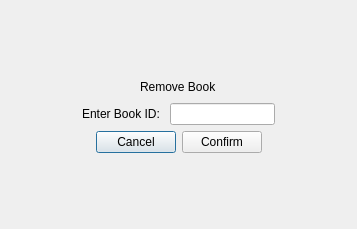
<?xml version="1.0" encoding="UTF-8"?>
<ui version="4.0">
 <class>RemoveBook</class>
 <widget class="QDialog" name="RemoveBook">
  <property name="geometry">
   <rect>
    <x>0</x>
    <y>0</y>
    <width>357</width>
    <height>229</height>
   </rect>
  </property>
  <property name="windowTitle">
   <string>Dialog</string>
  </property>
  <layout class="QVBoxLayout" name="verticalLayout_3">
   <item>
    <layout class="QVBoxLayout" name="verticalLayout_2">
     <item>
      <spacer name="verticalSpacer">
       <property name="orientation">
        <enum>Qt::Orientation::Vertical</enum>
       </property>
       <property name="sizeHint" stdset="0">
        <size>
         <width>20</width>
         <height>40</height>
        </size>
       </property>
      </spacer>
     </item>
    </layout>
   </item>
   <item>
    <layout class="QHBoxLayout" name="horizontalLayout">
     <item>
      <spacer name="horizontalSpacer">
       <property name="orientation">
        <enum>Qt::Orientation::Horizontal</enum>
       </property>
       <property name="sizeHint" stdset="0">
        <size>
         <width>40</width>
         <height>20</height>
        </size>
       </property>
      </spacer>
     </item>
     <item>
      <widget class="QLabel" name="label">
       <property name="styleSheet">
        <string notr="true">font: 700 italic 24pt &quot;Segoe UI&quot;;</string>
       </property>
       <property name="text">
        <string>Remove Book</string>
       </property>
      </widget>
     </item>
     <item>
      <spacer name="horizontalSpacer_2">
       <property name="orientation">
        <enum>Qt::Orientation::Horizontal</enum>
       </property>
       <property name="sizeHint" stdset="0">
        <size>
         <width>40</width>
         <height>20</height>
        </size>
       </property>
      </spacer>
     </item>
    </layout>
   </item>
   <item>
    <layout class="QHBoxLayout" name="horizontalLayout_4">
     <item>
      <spacer name="horizontalSpacer_7">
       <property name="orientation">
        <enum>Qt::Orientation::Horizontal</enum>
       </property>
       <property name="sizeHint" stdset="0">
        <size>
         <width>40</width>
         <height>20</height>
        </size>
       </property>
      </spacer>
     </item>
     <item>
      <layout class="QVBoxLayout" name="verticalLayout">
       <item>
        <layout class="QHBoxLayout" name="horizontalLayout_2">
         <item>
          <spacer name="horizontalSpacer_3">
           <property name="orientation">
            <enum>Qt::Orientation::Horizontal</enum>
           </property>
           <property name="sizeHint" stdset="0">
            <size>
             <width>40</width>
             <height>20</height>
            </size>
           </property>
          </spacer>
         </item>
         <item>
          <layout class="QFormLayout" name="formLayout">
           <item row="0" column="0">
            <widget class="QLabel" name="label_2">
             <property name="text">
              <string>Enter Book ID: </string>
             </property>
            </widget>
           </item>
           <item row="0" column="1">
            <widget class="QLineEdit" name="Bookid"/>
           </item>
          </layout>
         </item>
         <item>
          <spacer name="horizontalSpacer_4">
           <property name="orientation">
            <enum>Qt::Orientation::Horizontal</enum>
           </property>
           <property name="sizeHint" stdset="0">
            <size>
             <width>40</width>
             <height>20</height>
            </size>
           </property>
          </spacer>
         </item>
        </layout>
       </item>
       <item>
        <layout class="QHBoxLayout" name="horizontalLayout_3">
         <item>
          <spacer name="horizontalSpacer_5">
           <property name="orientation">
            <enum>Qt::Orientation::Horizontal</enum>
           </property>
           <property name="sizeHint" stdset="0">
            <size>
             <width>40</width>
             <height>20</height>
            </size>
           </property>
          </spacer>
         </item>
         <item>
          <widget class="QPushButton" name="Cancel">
           <property name="text">
            <string>Cancel</string>
           </property>
          </widget>
         </item>
         <item>
          <widget class="QPushButton" name="Confirm">
           <property name="text">
            <string>Confirm</string>
           </property>
          </widget>
         </item>
         <item>
          <spacer name="horizontalSpacer_6">
           <property name="orientation">
            <enum>Qt::Orientation::Horizontal</enum>
           </property>
           <property name="sizeHint" stdset="0">
            <size>
             <width>40</width>
             <height>20</height>
            </size>
           </property>
          </spacer>
         </item>
        </layout>
       </item>
      </layout>
     </item>
     <item>
      <spacer name="horizontalSpacer_8">
       <property name="orientation">
        <enum>Qt::Orientation::Horizontal</enum>
       </property>
       <property name="sizeHint" stdset="0">
        <size>
         <width>40</width>
         <height>20</height>
        </size>
       </property>
      </spacer>
     </item>
    </layout>
   </item>
   <item>
    <spacer name="verticalSpacer_2">
     <property name="orientation">
      <enum>Qt::Orientation::Vertical</enum>
     </property>
     <property name="sizeHint" stdset="0">
      <size>
       <width>155</width>
       <height>56</height>
      </size>
     </property>
    </spacer>
   </item>
  </layout>
 </widget>
 <resources/>
 <connections>
  <connection>
   <sender>Cancel</sender>
   <signal>clicked()</signal>
   <receiver>RemoveBook</receiver>
   <slot>close()</slot>
   <hints>
    <hint type="sourcelabel">
     <x>154</x>
     <y>132</y>
    </hint>
    <hint type="destinationlabel">
     <x>98</x>
     <y>177</y>
    </hint>
   </hints>
  </connection>
 </connections>
</ui>
